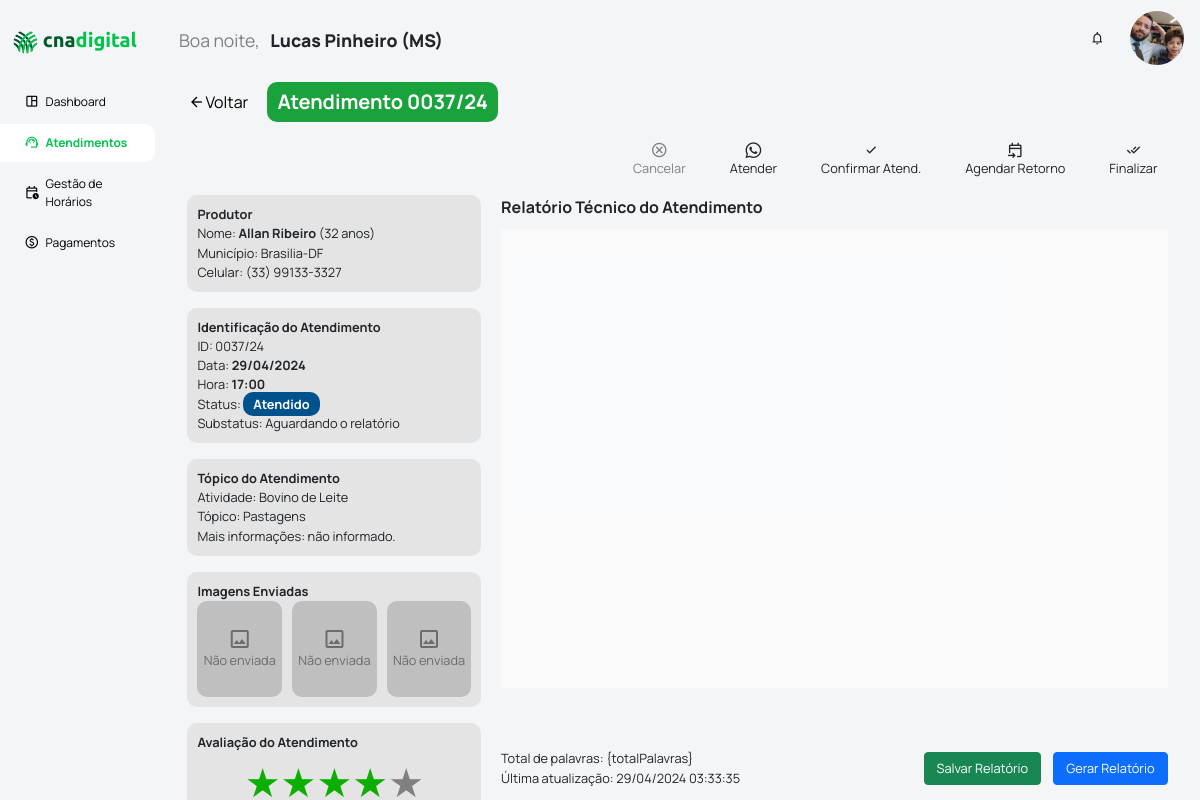
Screenshot of /tecnico/atendimentos/atendimento/37/ (signed in) with the database file from the repository.
### apps/modulo_admin/models.py (models this page shows, shortened)
class Usuario(models.Model):
    user = models.OneToOneField(User, on_delete=models.CASCADE, related_name='usuario_relacionado')
    data_registro = models.DateTimeField(auto_now_add=True)
    data_ultima_atualizacao = models.DateTimeField(auto_now=True)
    cpf = models.CharField(max_length=14, null=False, blank=False, unique=True)
    nome_completo = models.CharField(max_length=100, null=False, blank=False)
    data_nascimento = models.DateField(null=True, blank=True)
    sexo = models.CharField(max_length=100, choices=GENERO_SEXUAL, null=False, blank=False)
    reside_cod_ibge = models.CharField(max_length=10, null=True, blank=True)
    celular = models.CharField(max_length=17, null=True, blank=True)
    email_pessoal = models.EmailField(max_length=40, null=True, blank=True)
    usuario_is_ativo = models.BooleanField(default=True, null=False, blank=False, db_index=True)
    del_status = models.BooleanField(default=False)
    del_data = models.DateTimeField(null=True, blank=True)
    del_cpf = models.CharField(max_length=14, null=True, blank=True)
    def primeiro_ultimo_nome(self):
        partes_nome = self.nome_completo.split()
        primeiro_nome = partes_nome[0]
        ultimo_nome = partes_nome[-1] if len(partes_nome) > 1 else ''
        return f"{primeiro_nome} {ultimo_nome}"
    def uf_municipio(self):
        if self.reside_cod_ibge:
            try:
                uf_municipio = UF_Municipio.objects.get(cod_ibge=self.reside_cod_ibge)
                return f"{uf_municipio.municipio}-{uf_municipio.uf_sigla}"
            except UF_Municipio.DoesNotExist:
                return "Código IBGE não encontrado"
        return "Código IBGE não informado"
    def regional_senar(self):
        try:
            vinculo = self.vinculo_tecnico_regional.get(is_ativo=True)
            return vinculo.regional
        except ObjectDoesNotExist:
            return "Nenhum vínculo ativo encontrado"
    def regional_senar_produtor(self):
        try:
            vinculo = self.vinculo_produtor_regional.get(is_ativo=True)
            return vinculo.regional
        except ObjectDoesNotExist:
            return "Nenhum vínculo ativo encontrado"
    def idade(self):
        if self.data_nascimento:
            hoje = date.today()  # Usando 'date.today()' corretamente
            idade = hoje.year - self.data_nascimento.year
            if (hoje.month, hoje.day) < (self.data_nascimento.month, self.data_nascimento.day):
                idade -= 1
            return idade
        return "Data de nascimento não informada"

class VinculoTecnicoRegional(models.Model):
    usuario = models.ForeignKey(Usuario, on_delete=models.DO_NOTHING, related_name='vinculo_tecnico_regional', null=True)
    data_registro = models.DateTimeField(auto_now_add=True)
    data_ultima_atualizacao = models.DateTimeField(auto_now=True)
    regional = models.CharField(max_length=2, choices=LISTA_UFS_SIGLAS, null=False, blank=False)
    data_inicio = models.DateField(default=date.today, null=False, blank=False)
    data_fim = models.DateField(null=True, blank=True)
    is_ativo = models.BooleanField(default=True, null=False, blank=False, db_index=True)
    del_status = models.BooleanField(default=False)
    del_data = models.DateTimeField(null=True, blank=True)
    del_cpf = models.CharField(max_length=14, null=True, blank=True)

class Atendimento(models.Model):
    data_registro = models.DateTimeField(auto_now_add=True)
    data_ultima_atualizacao = models.DateTimeField(auto_now=True)
    regional = models.CharField(max_length=2, choices=LISTA_UFS_SIGLAS, null=False, blank=False, default='MS')
    tecnico = models.ForeignKey(Usuario, on_delete=models.SET_NULL, null=True, blank=True, related_name='tecnico_atendimento')
    produtor = models.ForeignKey(Usuario, on_delete=models.SET_NULL, null=True, blank=True, related_name='produtor_atendimento')
    atendimento_retorno = models.BooleanField(default=False)
    atendimento_retorno_justificativa = models.TextField(null=True, blank=True)
    atendimento_anterior = models.ForeignKey('self', on_delete=models.SET_NULL, null=True, blank=True, related_name='atendimentos_posteriores')
    data = models.DateField(null=False, blank=False)
    hora = models.CharField(max_length=5, null=False, blank=False)
    status = models.CharField(max_length=15, choices=STATUS_ATENDIMENTO, null=False, blank=False)
    substatus = models.CharField(max_length=60, choices=SUBSTATUS_ATENDIMENTO, null=True, blank=True)
    atividade_produtiva = models.CharField(max_length=120, choices=ATIVIDADE_PRODUTIVA, null=False, blank=False)
    topico = models.CharField(max_length=120, null=False, blank=False)
    mais_informacoes = models.TextField(null=True, blank=True)
    imagem01 = models.ImageField(null=True, blank=True)
    imagem02 = models.ImageField(null=True, blank=True)
    imagem03 = models.ImageField(null=True, blank=True)
    relatorio = models.TextField(null=True, blank=True)
    relatorio_atualizacao = models.DateTimeField(null=True, blank=True)
    del_status = models.BooleanField(default=False)
    del_data = models.DateTimeField(null=True, blank=True)
    del_cpf = models.CharField(max_length=14, null=True, blank=True)
    def atendimento_id(self):
        year_suffix = self.data.strftime('%y')
        id_str = str(self.id).zfill(4)
        return f"{id_str}/{year_suffix}"
    @classmethod
    def proxima_semana_agendamentos(cls, regional):
        data_inicio = timezone.now().date()
        data_fim = data_inicio + timedelta(days=7)
        agendamentos = cls.objects.filter(
            regional=regional,
            data__range=(data_inicio, data_fim),
            del_status=False
        ).exclude(
            status='cancelado'
        ).order_by('data', 'hora')
        lista_agendamentos = [(ag.data.strftime('%d/%m/%Y'), ag.hora) for ag in agendamentos]
        return lista_agendamentos

class UF_Municipio(models.Model):
    cod_ibge = models.CharField(max_length=10, null=False, blank=False)
    uf_sigla = models.CharField(max_length=2, null=False, blank=False)
    uf = models.CharField(max_length=20, null=False, blank=False)
    municipio = models.CharField(max_length=35, null=False, blank=False)
    municipio_uf = models.CharField(max_length=40, null=False, blank=False)

### apps/modulo_tecnico/views.py (the view)
# urls.py: path('tecnico/atendimentos/atendimento/<int:id>/', tecnico_ficha_atendimento, name='tecnico_ficha_atendimento'),
def tecnico_ficha_atendimento(request, id):
    atendimento = Atendimento.objects.get(id=id)
    regional = request.user.usuario_relacionado.regional_senar_produtor()
    tecnico = request.user.usuario_relacionado
    horarios_tecnicos_dias_semana = HorariosAtendimentos.disponiveis().filter(regional=regional, tecnico=tecnico).values_list('dia_semana', 'horario').distinct()
    proxima_semana = get_next_week_days()
    horarios_tecnicos_datas = [(proxima_semana[dia], horario)
                             for dia, horario in horarios_tecnicos_dias_semana if dia in proxima_semana]
    agendamentos = Atendimento.proxima_semana_agendamentos(regional)
    horarios_disponiveis = [horario for horario in horarios_tecnicos_datas if horario not in agendamentos]
    datas_unicas = sorted(set(data for data, _ in horarios_disponiveis))
    datas_unicas = [datetime.strptime(data, '%d/%m/%Y') for data in datas_unicas]
    datas_unicas.sort()
    datas_unicas = [data.strftime('%d/%m/%Y') for data in datas_unicas]
    datas_choices = [('', '')]
    data_choices = datas_choices + [(data, data) for data in datas_unicas]
    formAtendimentoRetorno = AtendimentoForm(data_choices=data_choices)
    try:
        atendimentoConfirmacao = AtendimentoConfirmacao.objects.get(atendimento=atendimento)
    except AtendimentoConfirmacao.DoesNotExist:
        atendimentoConfirmacao = None
    conteudo = {
        'atendimento': atendimento,
        'atendimentoConfirmacao': atendimentoConfirmacao,
        'formAtendimentoRetorno': formAtendimentoRetorno,
        'horarios_disponiveis': horarios_disponiveis,
    }
    return render(request, 'modulo_tecnico/ficha_atendimento.html', conteudo)

### templates/modulo_tecnico/ficha_atendimento.html (shortened to what this page needs)
{% extends '_partials/base_main.html' %}
{% load static %}
{% block extra_head %}
    <link rel="stylesheet" href="{% static '/styles/modulo_tecnico/ficha_atendimento.css' %}">
    <link rel="stylesheet" href="{% static '/styles/modulo_tecnico/offcanvas_agendar_retorno.css' %}">
    <link href="https://cdn.quilljs.com/1.3.6/quill.snow.css" rel="stylesheet">
    <link rel="stylesheet" href="https://cdnjs.cloudflare.com/ajax/libs/font-awesome/6.0.0-beta3/css/all.min.css">
{% endblock %}
{% block content %}
    <div class="container_page">
        <div class="barra_identificacao">
            <a class="barra_identificacao_parte botao_voltar" style="justify-content: flex-start;" href="{% url 'tecnico_atendimentos' %}">
                <i class="material-symbols-outlined" style="font-size: 1.5vw;">arrow_back</i>
                Voltar
            </a>
            <div class="barra_identificacao_parte">
                <span>Atendimento {{ atendimento.atendimento_id }}</span>
            </div>
        </div>
        <div class="barra_funcionalidades">
            <div class="funcionalidade" id="abrirOffcanvasCancelarAtendimento">
                <i class="material-symbols-outlined" style="font-size: 1.5vw; vertical-align: middle;">cancel</i>
                Cancelar
            </div>
            <div class="funcionalidade" id="abrirOffcanvasWhatsapp">
                <i class="fa-brands fa-whatsapp" style="font-size: 1.5vw; vertical-align: middle;"></i>
                Atender
            </div>
            <div class="funcionalidade" id="abrirOffcanvasConfirmarAtendimento">
                <i class="material-symbols-outlined" style="font-size: 1.5vw; vertical-align: middle;">check</i>
                Confirmar Atend.
            </div>
            <div class="funcionalidade" id="abrirOffcanvasAgendarRetorno">
                <i class="material-symbols-outlined" style="font-size: 1.5vw; vertical-align: middle;">event_upcoming</i>
                Agendar Retorno
            </div>
            <div class="funcionalidade" id="abrirOffcanvasFinalizarAtendimento">
                <i class="material-symbols-outlined" style="font-size: 1.5vw; vertical-align: middle;">done_all</i>
                Finalizar
            </div>
        </div>
        <div class="container_atendimento">
            <div class="container_atendimento_infos">
                <div class="atendimento_produtor">
                    <span><b>Produtor</b></span>
                    <span>Nome: <b>{{ atendimento.produtor.primeiro_ultimo_nome }}</b> ({{ atendimento.produtor.idade }} anos)</span>
                    <span>Município: {{ atendimento.produtor.uf_municipio }}</span>
                    <span>Celular: {{ atendimento.produtor.celular }}</span>
                </div>
                <div class="atendimento_dados">
                    <span><b>Identificação do Atendimento</b></span>
                    <span>ID: {{ atendimento.atendimento_id }}</span>
                    <span>Data: <b>{{ atendimento.data|date:'d/m/Y' }}</b></span>
                    <span>Hora: <b>{{ atendimento.hora }}</b></span>
                    <span id="statusAtendimento" data-status="{{ atendimento.status }}">Status:
                        {% if atendimento.status == 'atendido' %}
                            <span class='status atendimento_atendido'>Atendido</span>
                        {% endif %}
                    </span>
                    <span>Substatus:
                        {{ atendimento.get_substatus_display }}
                    </span>
                </div>
                <div class="atendimento_dados">
                    <span><b>Tópico do Atendimento</b></span>
                    <span>Atividade: {{ atendimento.get_atividade_produtiva_display }}</span>
                    <span>Tópico: {{ atendimento.topico }}</span>
                    <span>Mais informações:
                        {% if atendimento.mais_informacoes %}
                            <br>{{ atendimento.mais_informacoes }}
                        {% else %}
                            não informado.
                        {% endif %}
                    </span>
                </div>
                <div class="atendimento_dados">
                    <span><b>Imagens Enviadas</b></span>
                    <div class="atendimento_dados_imagens">
                        <div class="atendimento_dados_imagens__card">
                            {% if atendimento.imagem01 %}
                                <img src="{{ atendimento.imagem01 }}">
                            {% else %}
                                <i class="material-symbols-outlined" style="font-size: 2vw;">image</i>
                                Não enviada
                            {% endif %}
                        </div>
                        <div class="atendimento_dados_imagens__card">
                            {% if atendimento.imagem02 %}
                                <img src="{{ atendimento.imagem01 }}">
                            {% else %}
                                <i class="material-symbols-outlined" style="font-size: 2vw;">image</i>
                                Não enviada
                            {% endif %}
                        </div>
                        <div class="atendimento_dados_imagens__card">
                            {% if atendimento.imagem03%}
                                <img src="{{ atendimento.imagem01 }}">
                            {% else %}
                                <i class="material-symbols-outlined" style="font-size: 2vw;">image</i>
                                Não enviada
                            {% endif %}
                        </div>
                    </div>
                </div>
                <div class="atendimento_dados">
                    <span><b>Avaliação do Atendimento</b></span>
                    <div class="avaliacao__atendimento__estrelas">
                        <span class="estrela preenchida" data-value="1">★</span>
                        <span class="estrela preenchida" data-value="2">★</span>
                        <span class="estrela preenchida" data-value="3">★</span>
                        <span class="estrela preenchida" data-value="4">★</span>
                        <span class="estrela" data-value="5">★</span>
                    </div>
                </div>
            </div>
            <div class="container_atendimento_relatorio">
                <div><b>Relatório Técnico do Atendimento</b></div>
                <div class="area_relatorio">
                    <div id="editor" data-id="{{ atendimento.id }}" style="height: 100%;"></div>
                </div>
                <div class="relatorio_botoes">
                    <div class="relatorio_botoes__infos">
                        <span id="contadorPalavras">Total de palavras: {totalPalavras}</span>
                        <span id="dataRelatorio">
                            Última atualização:
                            {% if atendimento.relatorio_atualizacao %}
                                {{ atendimento.relatorio_atualizacao|date:'d/m/Y h:i:s' }}
                            {% else %}
                                -
                            {% endif %}
                        </span>
                    </div>
                    <div class="relatorio_botoes__funcoes">
                        <button class="btn btn-success" id="btnSalvarRelatorio" style="font-size: 0.8rem;">Salvar Relatório</button>
                        <button class="btn btn-primary" id="btnGerarRelatorio" style="font-size: 0.8rem;">Gerar Relatório</button>
                    </div>
                </div>
            </div>
        </div>
    </div>
{% endblock %}

### templates/_partials/navbar.html (shortened to what this page needs)
{% load static %}
{% load saudacoes_filters %}
<div class="saudacao">
    <span style="color:gray; font-weight: normal !important;">{{ user|saudacao }}, &nbsp;</span> <b>{{ user.usuario_relacionado.primeiro_ultimo_nome }} ({{user.usuario_relacionado.regional_senar}})</b>
</div>
<div class="botoes__navbar">
    <div class="icone-notificacao">
        <i class="material-symbols-outlined" style="font-size: 1.3vw;">notifications</i>
    </div>
    <div class="usuario" id="iconeUsuario">
        <img src="{% static 'assets/imagens/allan_ribeiro.jpg' %}" class="usuario__imagem"><br>
    </div>
</div>

### rows the page displays
Atendimento: atendimento_id "0037/24", produtor.primeiro_ultimo_nome "Allan Ribeiro", produtor.idade "32", produtor.uf_municipio "Brasilia-DF", produtor.celular "(33) 99133-3327", data "29/04/2024", hora "17:00", substatus "Aguardando o relatório", atividade_produtiva "Bovino de Leite", topico "Pastagens", relatorio_atualizacao "29/04/2024 03:33:35"

### other values shown
{{ user|saudacao }} "Boa noite"
{{ user.usuario_relacionado.primeiro_ultimo_nome }} "Lucas Pinheiro"
{{ user.usuario_relacionado.regional_senar }} "MS"
